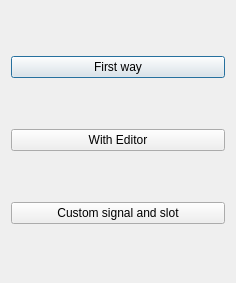
<?xml version="1.0" encoding="UTF-8"?>
<ui version="4.0">
 <class>Dialog</class>
 <widget class="QDialog" name="Dialog">
  <property name="geometry">
   <rect>
    <x>0</x>
    <y>0</y>
    <width>236</width>
    <height>283</height>
   </rect>
  </property>
  <property name="windowTitle">
   <string>Dialog</string>
  </property>
  <layout class="QVBoxLayout" name="verticalLayout">
   <item>
    <widget class="QPushButton" name="Simple">
     <property name="text">
      <string>First way</string>
     </property>
    </widget>
   </item>
   <item>
    <widget class="QPushButton" name="Editor">
     <property name="text">
      <string>With Editor</string>
     </property>
    </widget>
   </item>
   <item>
    <widget class="QPushButton" name="CustomBtn">
     <property name="text">
      <string>Custom signal and slot</string>
     </property>
    </widget>
   </item>
  </layout>
 </widget>
 <resources/>
 <connections>
  <connection>
   <sender>Simple</sender>
   <signal>clicked()</signal>
   <receiver>Dialog</receiver>
   <slot>accept()</slot>
   <hints>
    <hint type="sourcelabel">
     <x>103</x>
     <y>66</y>
    </hint>
    <hint type="destinationlabel">
     <x>134</x>
     <y>25</y>
    </hint>
   </hints>
  </connection>
 </connections>
</ui>
